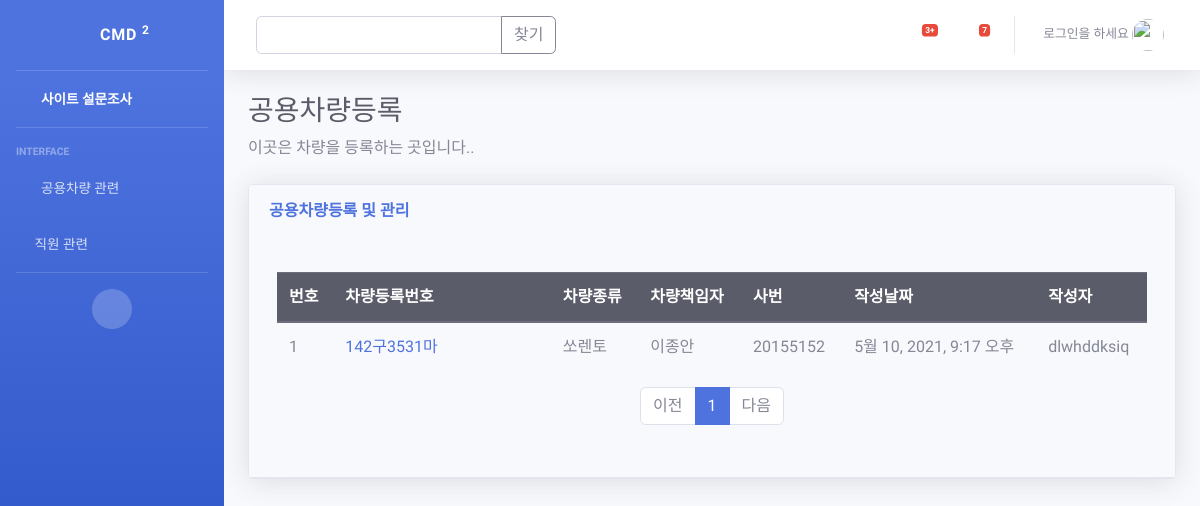
Page /pybo/ on the earlier database version.
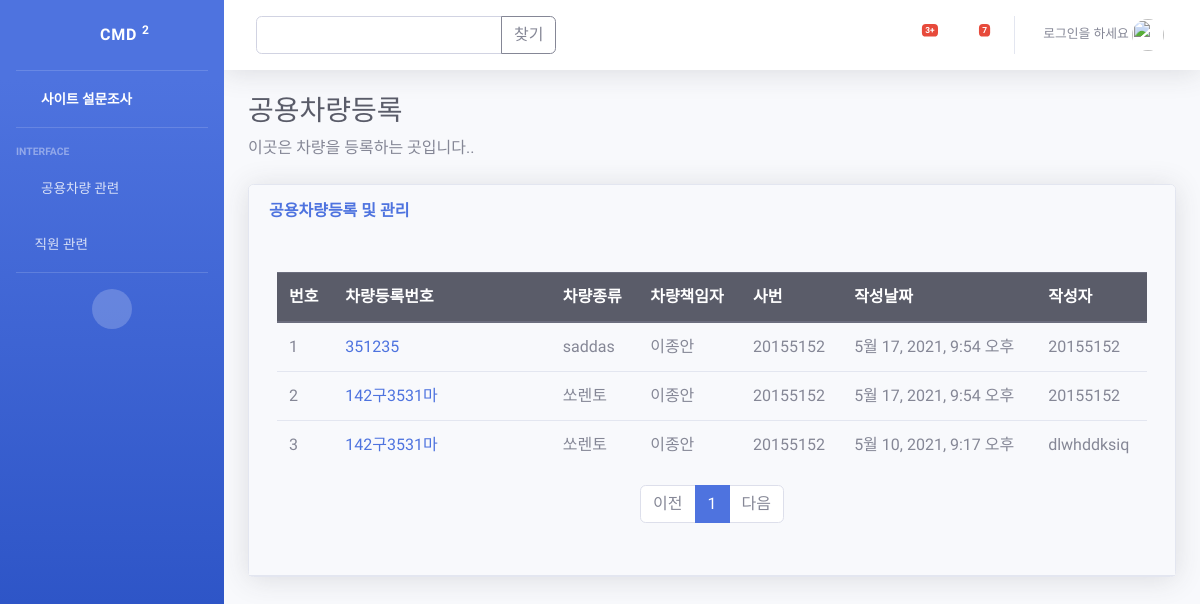
Same page on the later database version.
### pybo/models.py (models this page shows)
class Question(models.Model):
    Car_num = models.CharField(max_length=15)
    Car_variety = models.CharField(max_length=10)
    Car_manager = models.CharField(max_length=10)
    bussiness_num = models.CharField(max_length=15)
    author = models.ForeignKey(User, on_delete=models.CASCADE)
    create_date = models.DateTimeField()
    modify_date = models.DateTimeField(null=True, blank=True)

### pybo/views.py (the view)
# urls.py: path('', views.index, name='index'),
def index(request):
    page = request.GET.get('page', '1')  # 페이지
    kw = request.GET.get('kw', '')  # 검색어
    question_list = Question.objects.order_by('-create_date')
    if kw:
        question_list = question_list.filter(
            Q(Car_num__icontains=kw)   # 제목검색
        ).distinct()
    paginator = Paginator(question_list, 10)  # 페이지당 10개씩 보여주기
    page_obj = paginator.get_page(page)
    context = {'question_list': page_obj, 'page': page, 'kw': kw}
    return render(request, 'question_list.html', context)

### templates/question_list.html (shortened to what this page needs)
{% extends 'base.html' %}
{% block content %}
    <h1 class="h3 mb-2 text-gray-800">공용차량등록</h1>
    <p class="mb-4">이곳은 차량을 등록하는 곳입니다..
    </p>
    <div class="card shadow mb-4">
    <div class="card-header py-3">
    <div class="row">
    <div class="col-sm-12 col-md-6">
        <h6 class="m-0 font-weight-bold text-primary">공용차량등록 및 관리</h6>
    </div>
    <div class="card-body">
    <div class="table-responsive">
    <table class="table table-bordered" id="dataTable" width="100%" cellspacing="0">
    <tbody>
    <div class="container my-3">
        <table class="table">
            <thead>
            <tr class="thead-dark">
                <th>번호</th>
                <th style="width:25%">차량등록번호</th>
                <th>차량종류</th>
                <th>차량책임자</th>
                <th>사번</th>
                <th>작성날짜</th>
                <th>작성자</th>
            </tr>
            </thead>
            <tbody>
            {% if question_list %}
                {% for question in question_list %}
                    <tr>
                        <td>{{ forloop.counter }}</td>
                        <td>
                            <a href="{% url 'pybo:detail' question.id %}">{{ question.Car_num }}</a>
                        </td>
                        <td>{{ question.Car_variety }}</td>
                        <td>{{ question.Car_manager }}</td>
                        <td>{{ question.bussiness_num }}</td>
                        <td>{{ question.create_date }}</td>
                        <td>{{ question.author.username }}</td>
                    </tr>
                {% endfor %}
            {% else %}
                <tr>
                    <td colspan="3">질문이 없습니다.</td>
                </tr>
            {% endif %}
            </tbody>
        </table>
    </div>
    <ul class="pagination justify-content-center">
        {% if question_list.has_previous %}
            <li class="page-item">
                <a class="page-link" data-page="{{ question_list.previous_page_number }}" href="#">이전</a>
            </li>
        {% else %}
            <li class="page-item disabled">
                <a class="page-link" tabindex="-1" aria-disabled="true" href="#">이전</a>
            </li>
        {% endif %}
        {% for page_number in question_list.paginator.page_range %}
            {% if page_number >= question_list.number|add:-5 and page_number <= question_list.number|add:5 %}
                {% if page_number == question_list.number %}
                    <li class="page-item active" aria-current="page">
                        <a class="page-link" data-page="{{ page_number }}" href="#">{{ page_number }}</a>
                    </li>
                {% else %}
                    <li class="page-item">
                        <a class="page-link" data-page="{{ page_number }}" href="#">{{ page_number }}</a>
                    </li>
                {% endif %}
            {% endif %}
        {% endfor %}
        {% if question_list.has_next %}
            <li class="page-item">
               <a class="page-link" data-page="{{ question_list.next_page_number }}" href="#">다음</a>
            </li>
        {% else %}
            <li class="page-item disabled">
                <a class="page-link" tabindex="-1" aria-disabled="true" href="#">다음</a>
            </li>
        {% endif %}
    </ul>
{% endblock %}

Differences in the rows shown:
added Question: Car_num "351235", Car_variety "saddas", Car_manager "이종안", bussiness_num "20155152", create_date "5월 17, 2021, 9:54 오후", author.username "20155152"
added Question: Car_num "142구3531마", Car_variety "쏘렌토", Car_manager "이종안", bussiness_num "20155152", create_date "5월 17, 2021, 9:54 오후", author.username "20155152"
